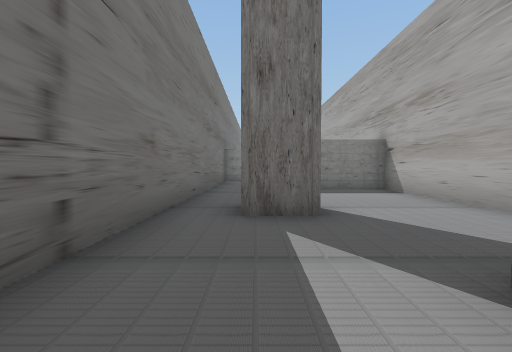
[1] (above)

13 first-person views from a walk through a scene from a Unity 3-D project. The camera is 1.3 m above the floor, tilts 2° down and sees 85° across. The floor is counted in squares, 2 m on a side. Each view is taken from the middle of a square. On the plan, view 1 faces up. The plan holds only what a view shows up to about 9 squares ahead; the rest is blank. The place goes on beyond the plan. The player is left out.

[2]
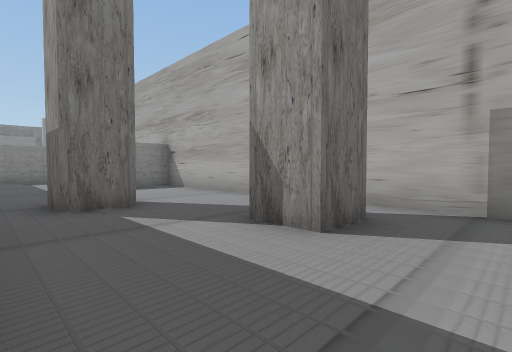

[3]
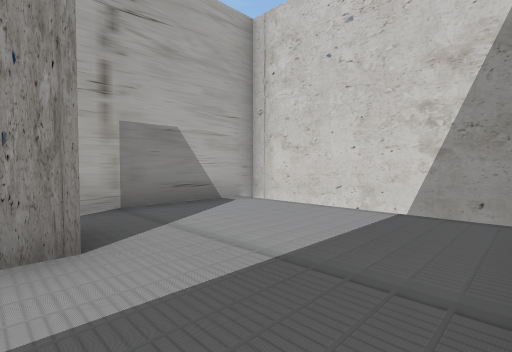

[4]
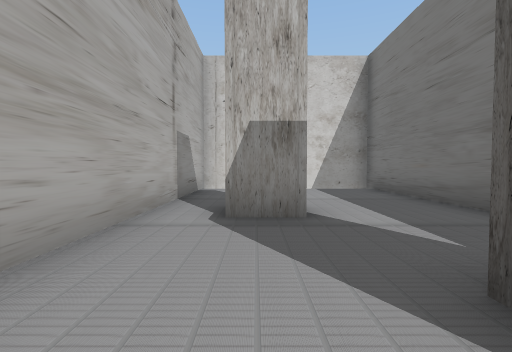

[5]
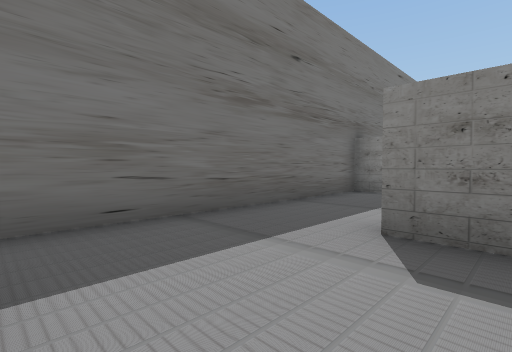

[6]
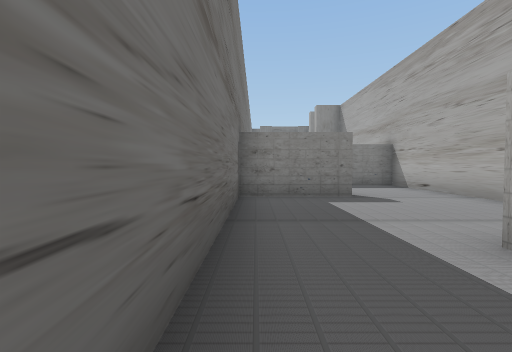

[7]
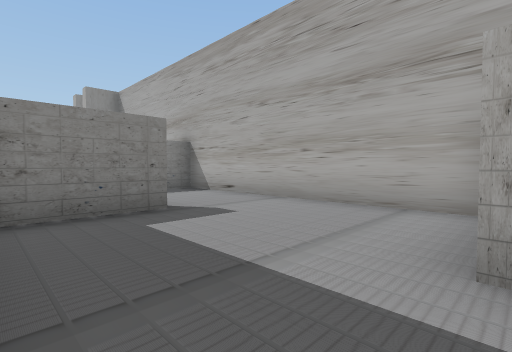

[8]
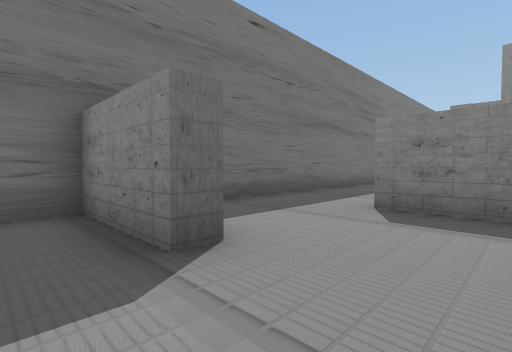

[9]
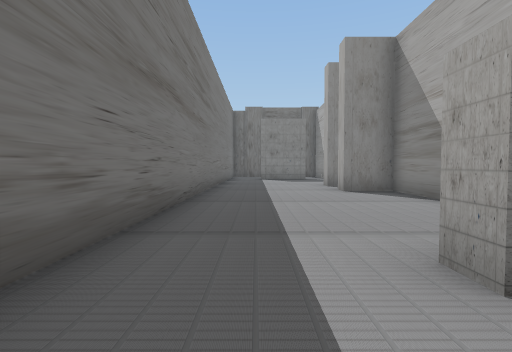

[10]
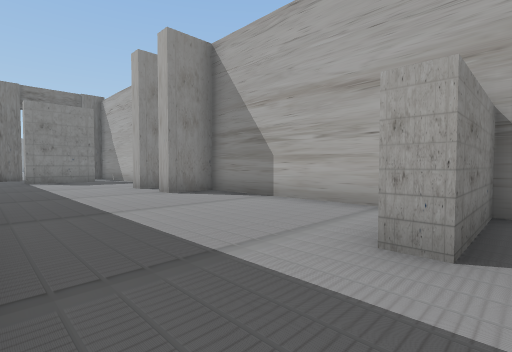

[11]
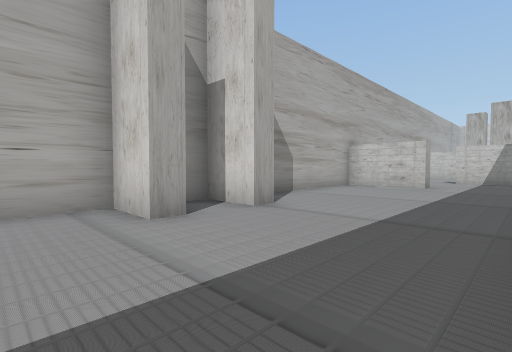

[12]
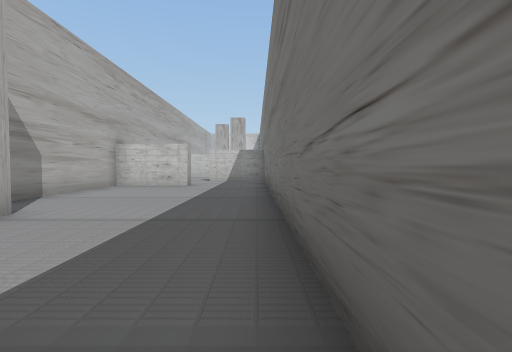

[13]
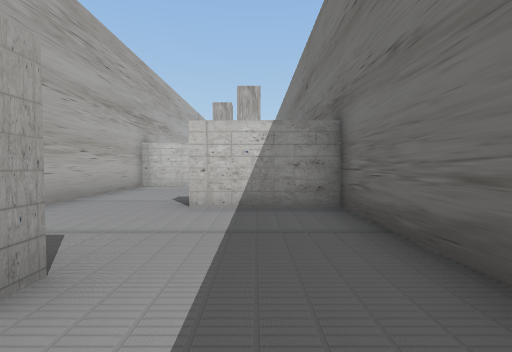

### Floor plan
Points are (right, up) in squares from view 1. A wall is a line through its corners. A room is listed if a view was taken in it or the views show most of it. See-through windows are left out.
Room 1 (views 1, 2, 3, 4, 5, 6, 7)
walls: (0.9, 3.6) (-0.2, 3.6) (-0.2, 4.6); (2.5, 0.5) (1.2, 0.5) (1.2, 1.5) (2.5, 1.5); (-1.4, 8.5) (-1.4, -3.5) (3.6, -3.5) (3.6, 7.7) (0.9, 7.7)
ways out: opening at (-0.5, 8) to room 2
Room 2 (view 8)
walls: (2, 8.2) (3.6, 8.2) (3.6, 12.4); (1.1, 12.5) (1.1, 12) (-1.4, 12) (-1.4, 8.5)
ways out: opening at (-0.5, 8) to room 1; opening at (2.5, 12) to room 3
Room 3 (views 9, 10, 11, 12, 13)
walls: (3.6, 16) (3.6, 21.3) (2.3, 21.3) (2.3, 21.8) (3.6, 21.8) (3.6, 22.4); (2.9, 23) (2.3, 23) (2.3, 23.5) (3.6, 23.5) (3.6, 24.9); (-1.4, 24.6) (-1.4, 12.5) (1.1, 12.5); (3.6, 12.4) (3.6, 15.4) (1.2, 15.4) (1.2, 15.9) (2.6, 15.9)
ways out: opening at (2.5, 12) to room 2

Positions as (right, up) in squares from view 1, and headings:
1: (0, 0), facing up
2: (-1, -1), facing up-right
3: (-1, 1), facing down-right
4: (2, 5), facing down
5: (2, 5), facing up-left
6: (-1, 6), facing up
7: (-1, 8), facing up-right
8: (3, 11), facing up-left
9: (0, 14), facing up
10: (-1, 15), facing up-right
11: (-1, 25), facing down-right
12: (-1, 25), facing down
13: (0, 17), facing down
